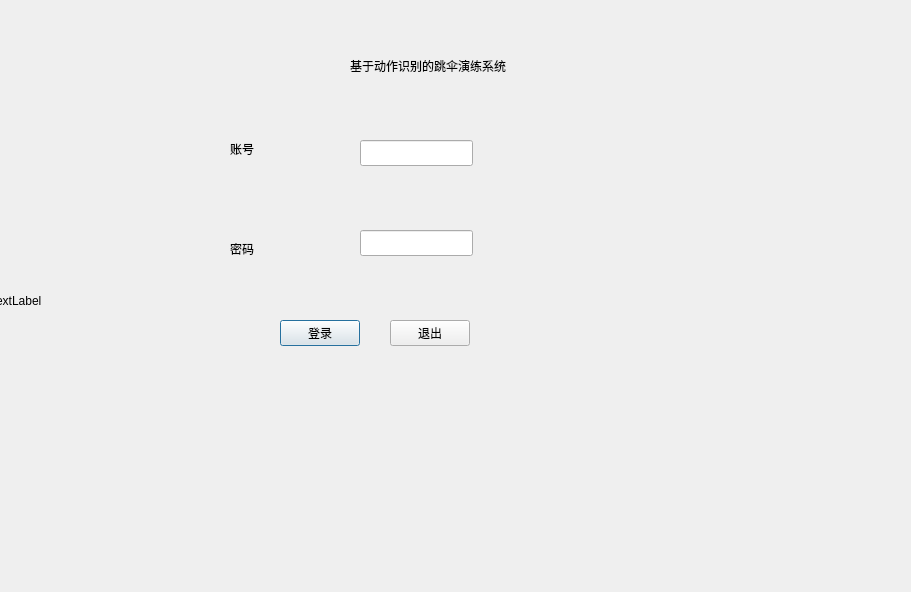
<?xml version="1.0" encoding="UTF-8"?>
<ui version="4.0">
 <class>Main_Dialog</class>
 <widget class="QDialog" name="Main_Dialog">
  <property name="geometry">
   <rect>
    <x>0</x>
    <y>0</y>
    <width>911</width>
    <height>592</height>
   </rect>
  </property>
  <property name="windowTitle">
   <string>Dialog</string>
  </property>
  <widget class="QWidget" name="Login_widget" native="true">
   <property name="geometry">
    <rect>
     <x>0</x>
     <y>0</y>
     <width>931</width>
     <height>601</height>
    </rect>
   </property>
   <widget class="QLabel" name="System_name_2">
    <property name="geometry">
     <rect>
      <x>350</x>
      <y>30</y>
      <width>181</width>
      <height>71</height>
     </rect>
    </property>
    <property name="text">
     <string>基于动作识别的跳伞演练系统</string>
    </property>
   </widget>
   <widget class="QLabel" name="account_2">
    <property name="geometry">
     <rect>
      <x>230</x>
      <y>140</y>
      <width>55</width>
      <height>18</height>
     </rect>
    </property>
    <property name="text">
     <string>账号</string>
    </property>
   </widget>
   <widget class="QLabel" name="Password_2">
    <property name="geometry">
     <rect>
      <x>230</x>
      <y>240</y>
      <width>55</width>
      <height>18</height>
     </rect>
    </property>
    <property name="text">
     <string>密码</string>
    </property>
   </widget>
   <widget class="QLineEdit" name="lineEdit_3">
    <property name="geometry">
     <rect>
      <x>360</x>
      <y>140</y>
      <width>113</width>
      <height>26</height>
     </rect>
    </property>
   </widget>
   <widget class="QLineEdit" name="lineEdit_4">
    <property name="geometry">
     <rect>
      <x>360</x>
      <y>230</y>
      <width>113</width>
      <height>26</height>
     </rect>
    </property>
   </widget>
   <widget class="QPushButton" name="pushButton_3">
    <property name="geometry">
     <rect>
      <x>280</x>
      <y>320</y>
      <width>80</width>
      <height>26</height>
     </rect>
    </property>
    <property name="text">
     <string>登录</string>
    </property>
   </widget>
   <widget class="QPushButton" name="pushButton_4">
    <property name="geometry">
     <rect>
      <x>390</x>
      <y>320</y>
      <width>80</width>
      <height>26</height>
     </rect>
    </property>
    <property name="text">
     <string>退出</string>
    </property>
   </widget>
   <widget class="QLabel" name="background">
    <property name="geometry">
     <rect>
      <x>-10</x>
      <y>0</y>
      <width>961</width>
      <height>601</height>
     </rect>
    </property>
    <property name="text">
     <string>TextLabel</string>
    </property>
   </widget>
  </widget>
 </widget>
 <resources/>
 <connections/>
</ui>
